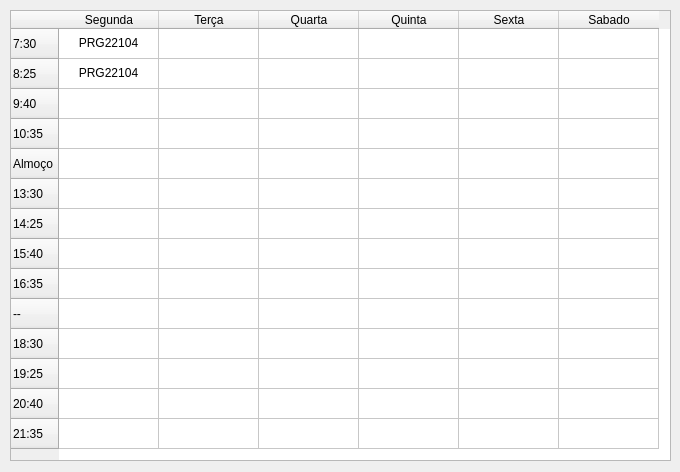
<?xml version="1.0" encoding="UTF-8"?>
<ui version="4.0">
 <class>Client</class>
 <widget class="QWidget" name="Client">
  <property name="geometry">
   <rect>
    <x>0</x>
    <y>0</y>
    <width>680</width>
    <height>472</height>
   </rect>
  </property>
  <property name="windowTitle">
   <string>Form</string>
  </property>
  <widget class="QTableWidget" name="tableWidget">
   <property name="geometry">
    <rect>
     <x>10</x>
     <y>10</y>
     <width>661</width>
     <height>451</height>
    </rect>
   </property>
   <attribute name="horizontalHeaderShowSortIndicator" stdset="0">
    <bool>false</bool>
   </attribute>
   <row>
    <property name="text">
     <string>7:30</string>
    </property>
   </row>
   <row>
    <property name="text">
     <string>8:25</string>
    </property>
   </row>
   <row>
    <property name="text">
     <string>9:40</string>
    </property>
   </row>
   <row>
    <property name="text">
     <string>10:35</string>
    </property>
   </row>
   <row>
    <property name="text">
     <string>Almoço</string>
    </property>
   </row>
   <row>
    <property name="text">
     <string>13:30</string>
    </property>
   </row>
   <row>
    <property name="text">
     <string>14:25</string>
    </property>
   </row>
   <row>
    <property name="text">
     <string>15:40</string>
    </property>
   </row>
   <row>
    <property name="text">
     <string>16:35</string>
    </property>
   </row>
   <row>
    <property name="text">
     <string>--</string>
    </property>
   </row>
   <row>
    <property name="text">
     <string>18:30</string>
    </property>
   </row>
   <row>
    <property name="text">
     <string>19:25</string>
    </property>
   </row>
   <row>
    <property name="text">
     <string>20:40</string>
    </property>
   </row>
   <row>
    <property name="text">
     <string>21:35</string>
    </property>
   </row>
   <column>
    <property name="text">
     <string>Segunda</string>
    </property>
   </column>
   <column>
    <property name="text">
     <string>Terça</string>
    </property>
   </column>
   <column>
    <property name="text">
     <string>Quarta</string>
    </property>
   </column>
   <column>
    <property name="text">
     <string>Quinta</string>
    </property>
   </column>
   <column>
    <property name="text">
     <string>Sexta</string>
    </property>
   </column>
   <column>
    <property name="text">
     <string>Sabado</string>
    </property>
   </column>
   <item row="0" column="0">
    <property name="text">
     <string>PRG22104</string>
    </property>
    <property name="textAlignment">
     <set>AlignCenter</set>
    </property>
   </item>
   <item row="1" column="0">
    <property name="text">
     <string>PRG22104</string>
    </property>
    <property name="textAlignment">
     <set>AlignCenter</set>
    </property>
   </item>
  </widget>
 </widget>
 <resources/>
 <connections/>
</ui>
